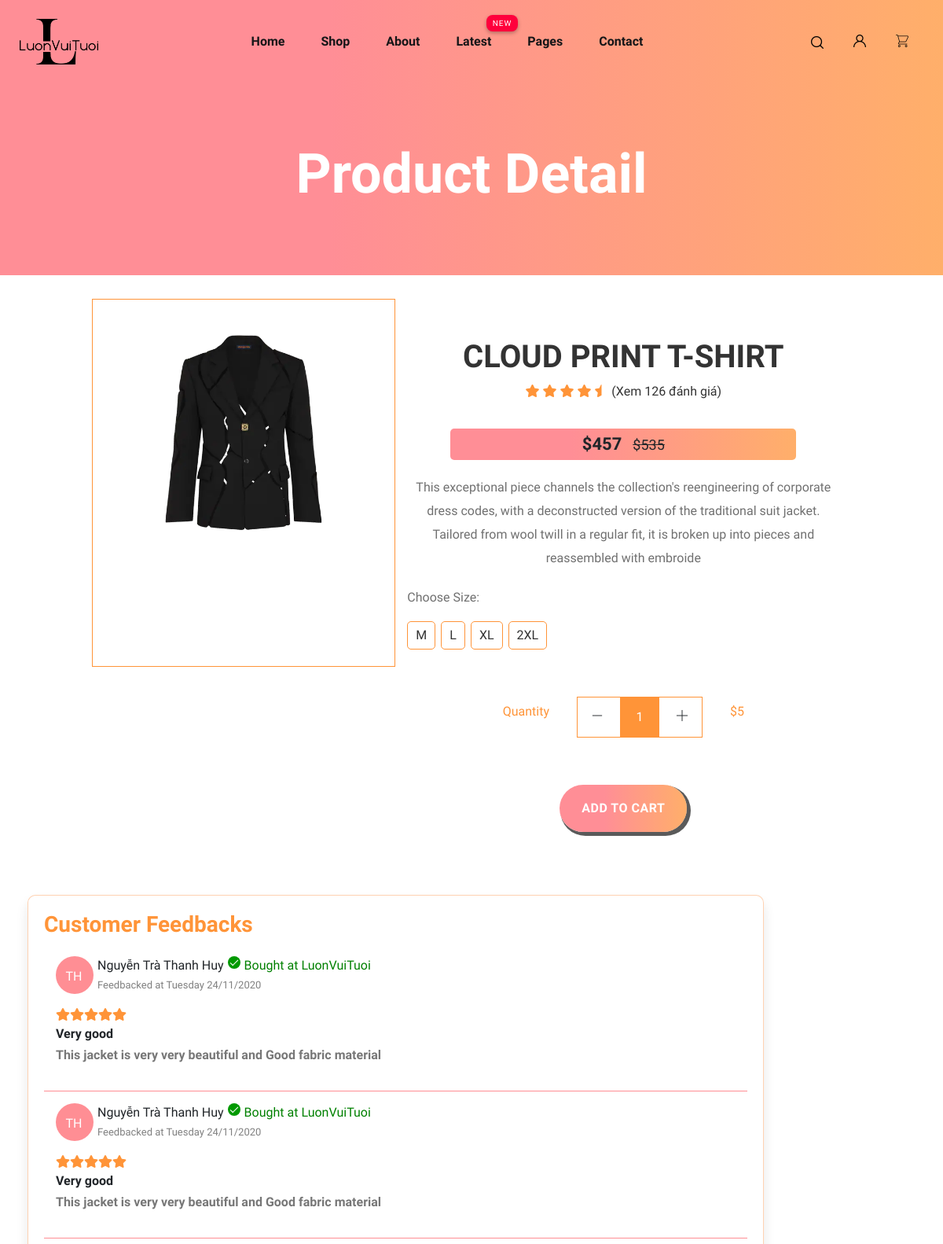
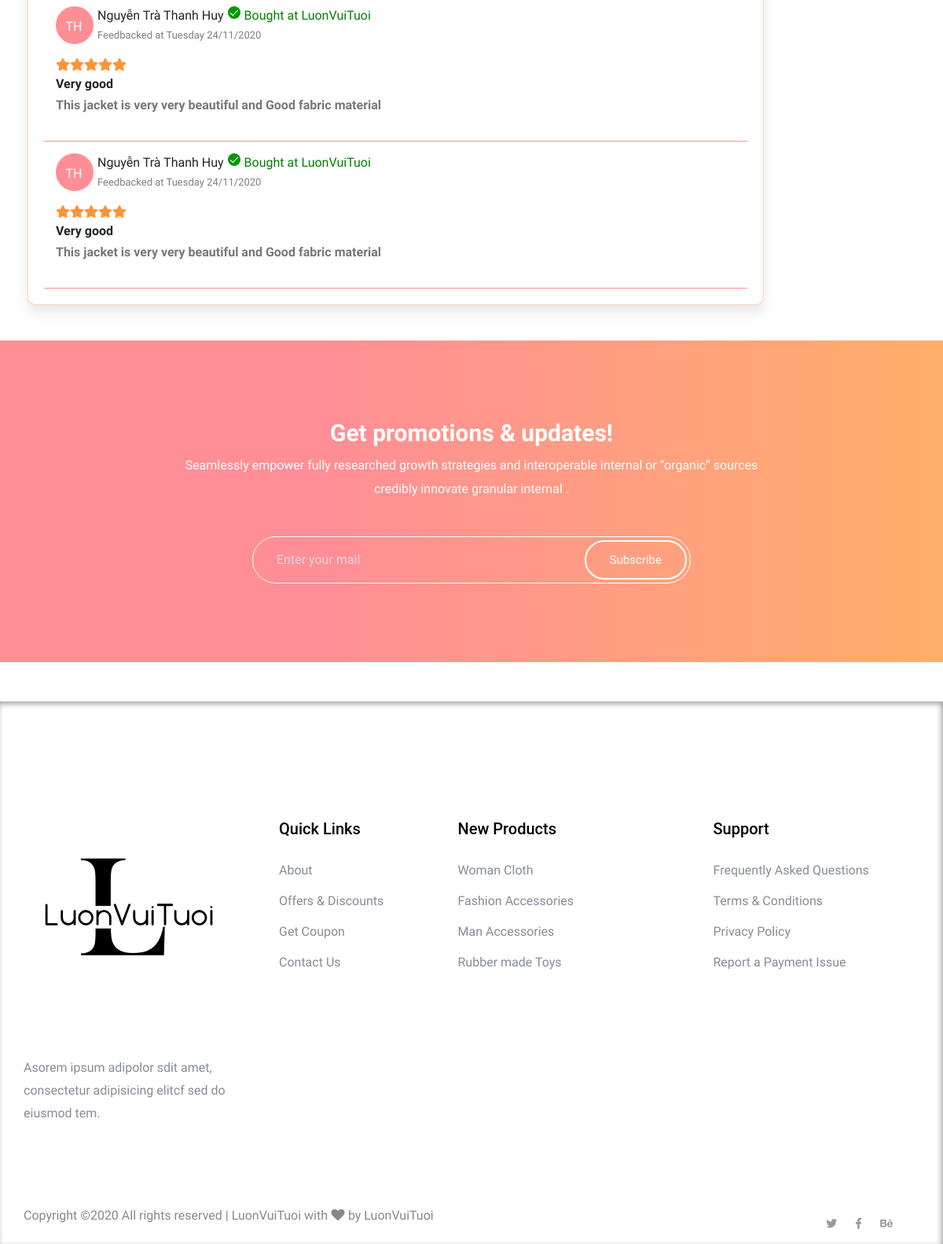
The app's page /controller/index.php?act=productDetail&id=1 with its own data (2 pictures, top to bottom).
### tables this page shows
CREATE TABLE `products` (
  `idProduct` int(11) NOT NULL COMMENT 'Mã sản phẩm',
  `nameProduct` varchar(50) DEFAULT NULL COMMENT 'Tên sản phẩm',
  `idCategory` int(11) NOT NULL COMMENT 'Loại sản phẩm',
  `idBrand` int(11) NOT NULL COMMENT 'Thương hiệu',
  `imgUrl` varchar(200) NOT NULL COMMENT 'Ảnh đại diện',
  `flashSale` tinyint(1) NOT NULL DEFAULT 0 COMMENT 'flash sale',
  `note` int(10) NOT NULL COMMENT '% discount',
  `date` datetime NOT NULL DEFAULT current_timestamp() COMMENT 'Ngày ra mắt',
  `description` varchar(300) NOT NULL COMMENT 'Description'
);

CREATE TABLE `productdetail` (
  `idProductDetail` int(11) NOT NULL COMMENT 'id Product Detail',
  `idProduct` int(11) NOT NULL COMMENT 'Mã sản phẩm',
  `color` varchar(50) DEFAULT NULL COMMENT 'Màu sản phẩm',
  `size` varchar(10) DEFAULT NULL COMMENT 'Size',
  `price` int(30) NOT NULL COMMENT 'Giá',
  `oldPrice` int(50) NOT NULL COMMENT 'Old price',
  `imgUrl` text DEFAULT NULL COMMENT 'Ảnh sản phẩm',
  `quantity` int(50) NOT NULL COMMENT 'Số lượng chi tiết sản phẩm'
);

### model/Products.php (called while the page is built, shortened)
<?php
    function getProductDetail($conn, $id) {
        $sql = "SELECT products.`idProduct` , products.`nameProduct`,productDetail.`idProductDetail`,productDetail.`price` , productDetail.`oldPrice`,products.`imgUrl` , productDetail.`size`,productDetail.`quantity`,products.`flashSale`,products.`note`,products.`date`, products.`description` FROM `products`AS products INNER JOIN `productdetail` AS productDetail ON productDetail.`idProduct` = products.`idProduct` WHERE products.`idProduct` = '$id'";
        $stmt = $conn->prepare($sql);
        $stmt->execute();
        $data = $stmt->fetchAll();
        return $data;
    }
?>

### view/product_details.php (the view, shortened to what this page needs)
<main>
        <div class="slider-area ">
            <div class="single-slider slider-height2 d-flex align-items-center">
                <div class="container">
                    <div class="row">
                        <div class="col-xl-12">
                            <div class="hero-cap text-center">
                                <h2>Product Detail</h2>
                            </div>
                        </div>
                    </div>
                </div>
            </div>
        </div>
        <div class="product_image_area">
            <div class="container">
                <div class="row justify-content-center">
                    <div class="col-lg-4">
                        <div class="row">
                            <div class="product_img_slide">
                                <div class="single_product_img-main col-lg-12">
                                    <a href="#"><img src="../view/assets/img/gallery/louis-vuitton-sculptural-jacket-ready-to-wear--HJJ75WTCX900_PM2_Front view.webp" alt="product" class="img-fluid"></a>
                                </div>
                            </div>
                        </div>
                    </div>
                    <div class="col-lg-6">
                    <div class="single_product_text text-center">
                        <h3><?= $data[0]['nameProduct'];?></h3>
                        <span class="single_product_rating">
                            <i class="fas fa-star"></i>
                            <i class="fas fa-star"></i>
                            <i class="fas fa-star"></i>
                            <i class="fas fa-star"></i>
                            <i class="fas fa-star-half"></i>
                            <a href="#">(Xem 126 đánh giá)</a>
                        </span>
                        <div class="single_product_price">
                            <span class="new-price">$<?= $data[0]['price'];?></span>
                            <span class="old-price">$<?= $data[0]['oldPrice'];?></span>
                        </div>
                        <p>
                            <?= $data[0]['description'];?>
                        </p>
                        <div class="product_color text-lg-left">
                            <p>Choose Size:</p>
                            <div class="choose__size">
                                <a href="#" class="choose__size-item">M
                                </a>
                                <a href="#" class="choose__size-item">L
                                </a>
                                <a href="#" class="choose__size-item">XL
                                </a>
                                <a href="#" class="choose__size-item">2XL
                                </a>
                            </div>
                        </div>
                        <div class="card_area">
                                <div class="product_count_area">
                                    <p>Quantity</p>
                                    <div class="product_count d-inline-block">
                                        <span class="product_count_item inumber-decrement"> <i class="ti-minus"></i></span>
                                        <input class="product_count_item input-number" type="text" value="1" min="0" max="10">
                                        <span class="product_count_item number-increment"> <i class="ti-plus"></i></span>
                                    </div>
                                    <p>$5</p>
                                </div>
                                <div class="add_to_cart">
                                    <a href="#" class="btn">add to cart</a>
                                </div>
                            </div>
                    </div>
                    </div>
                </div>
            </div>
            <div class="container">
                <div class="row justify-content">
                    <div class="col-lg-10">
                        <div class="product__feedback">
                            <h6>Customer Feedbacks</h6>
                            <div class="comment-feedback">
                                <div class="comment-feedback__avatar">
                                    <div class="comment-feedback__avatar-thumb"><span>TH</span></div>
                                    <div class="comment-feedback__avatar-info">
                                        <div class="comment-feedback__avatar-wrap">
                                            <span class="name">Nguyễn Trà Thanh Huy</span>
                                            <span class="bought">
                                                <div class="bought-icon"></div>
                                                Bought at LuonVuiTuoi
                                            </span>
                                        </div>
                                        <div class="comment-feedback__avatar-date">
                                            <span class="date">Feedbacked at Tuesday 24/11/2020</span>
                                        </div>
                                    </div>
                                </div>
                                <div class="comment-feedback__rating">
                                        <i class="fas fa-star"></i>
                                        <i class="fas fa-star"></i>
                                        <i class="fas fa-star"></i>
                                        <i class="fas fa-star"></i>
                                        <i class="fas fa-star"></i>
                                </div>
                                <span class="comment-feedback__title">Very good</span>
                                <p class="comment-feedback__title">
                                    This jacket is very very beautiful and Good fabric material
                                </p>
                            </div>
                            <div class="comment-feedback">
                                <div class="comment-feedback__avatar">
                                    <div class="comment-feedback__avatar-thumb"><span>TH</span></div>
                                    <div class="comment-feedback__avatar-info">
                                        <div class="comment-feedback__avatar-wrap">
                                            <span class="name">Nguyễn Trà Thanh Huy</span>
                                            <span class="bought">
                                                <div class="bought-icon"></div>
                                                Bought at LuonVuiTuoi
                                            </span>
                                        </div>
                                        <div class="comment-feedback__avatar-date">
                                            <span class="date">Feedbacked at Tuesday 24/11/2020</span>
                                        </div>
                                    </div>
                                </div>
                                <div class="comment-feedback__rating">
                                        <i class="fas fa-star"></i>
                                        <i class="fas fa-star"></i>
                                        <i class="fas fa-star"></i>
                                        <i class="fas fa-star"></i>
                                        <i class="fas fa-star"></i>
                                </div>
                                <span class="comment-feedback__title">Very good</span>
                                <p class="comment-feedback__title">
                                    This jacket is very very beautiful and Good fabric material
                                </p>
                            </div>
                            <div class="comment-feedback">
                                <div class="comment-feedback__avatar">
                                    <div class="comment-feedback__avatar-thumb"><span>TH</span></div>
                                    <div class="comment-feedback__avatar-info">
                                        <div class="comment-feedback__avatar-wrap">
                                            <span class="name">Nguyễn Trà Thanh Huy</span>
                                            <span class="bought">
                                                <div class="bought-icon"></div>
                                                Bought at LuonVuiTuoi
                                            </span>
                                        </div>
                                        <div class="comment-feedback__avatar-date">
                                            <span class="date">Feedbacked at Tuesday 24/11/2020</span>
                                        </div>
                                    </div>
                                </div>
                                <div class="comment-feedback__rating">
                                        <i class="fas fa-star"></i>
                                        <i class="fas fa-star"></i>
                                        <i class="fas fa-star"></i>
                                        <i class="fas fa-star"></i>
                                        <i class="fas fa-star"></i>
                                </div>
                                <span class="comment-feedback__title">Very good</span>
                                <p class="comment-feedback__title">
                                    This jacket is very very beautiful and Good fabric material
                                </p>
                            </div>
                            <div class="comment-feedback">
                                <div class="comment-feedback__avatar">
                                    <div class="comment-feedback__avatar-thumb"><span>TH</span></div>
                                    <div class="comment-feedback__avatar-info">
                                        <div class="comment-feedback__avatar-wrap">
                                            <span class="name">Nguyễn Trà Thanh Huy</span>
                                            <span class="bought">
                                                <div class="bought-icon"></div>
                                                Bought at LuonVuiTuoi
                                            </span>
                                        </div>
                                        <div class="comment-feedback__avatar-date">
                                            <span class="date">Feedbacked at Tuesday 24/11/2020</span>
                                        </div>
                                    </div>
                                </div>
                                <div class="comment-feedback__rating">
                                        <i class="fas fa-star"></i>
                                        <i class="fas fa-star"></i>
                                        <i class="fas fa-star"></i>
                                        <i class="fas fa-star"></i>
                                        <i class="fas fa-star"></i>
                                </div>
                                <span class="comment-feedback__title">Very good</span>
                                <p class="comment-feedback__title">
                                    This jacket is very very beautiful and Good fabric material
                                </p>
                            </div>
                        </div>
                    </div>
                </div>
            </div>
        </div>
        <section class="subscribe_part section_padding">
            <div class="container">
                <div class="row justify-content-center">
                    <div class="col-lg-8">
                        <div class="subscribe_part_content">
                            <h2>Get promotions & updates!</h2>
                            <p>Seamlessly empower fully researched growth strategies and interoperable internal or “organic” sources credibly innovate granular internal .</p>
                            <div class="subscribe_form">
                                <input type="email" placeholder="Enter your mail">
                                <a href="#" class="btn_1">Subscribe</a>
                            </div>
                        </div>
                    </div>
                </div>
            </div>
        </section>
    </main>

### records on screen
products: nameProduct "CLOUD PRINT T-SHIRT", description "This exceptional piece channels the collection's reengineering of corporate dress codes, with a deconstructed version of the traditional suit jacket. Tailored from wool twill in a regular fit, it is broken up into pieces and reassembled with embroide"
productdetail: price "457", oldPrice "535"
